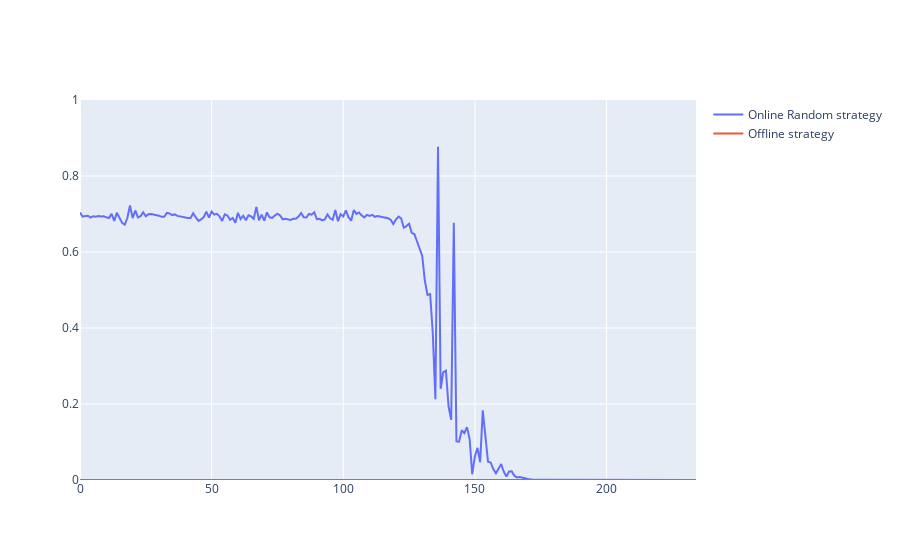

The cell this chart's notebook holds for it:
### Code cell
import plotly.graph_objects as go

sequence = np.arange(0,len(dft),1)

dft = np.array(dft)
fig = go.Figure( )
fig.add_traces([ go.Scatter( x=sequence, y=dft[:,0], name='Online Random strategy' ) ]) #, showlegend =True
fig.add_traces([ go.Scatter( x=sequence, y=dft[:,1], name='Offline strategy' ) ])
fig.update_yaxes(range=[0, 1])

fig.show(legend=True)

### Figure 1 — Plotly figure (JSON) as saved in the notebook; plotly's stock layout.template omitted (floating-point values rounded to 4 significant figures; data arrays with more than 128 entries replaced by an {"elided": "..."} marker saying what was removed)
{"data": [{"name": "Online Random strategy", "type": "scatter", "x": {"elided": "235 int values"}, "y": {"elided": "235 float values"}}, {"name": "Offline strategy", "type": "scatter", "x": {"elided": "235 int values"}, "y": {"elided": "235 float values"}}], "layout": {"yaxis": {"range": [0, 1]}}}
